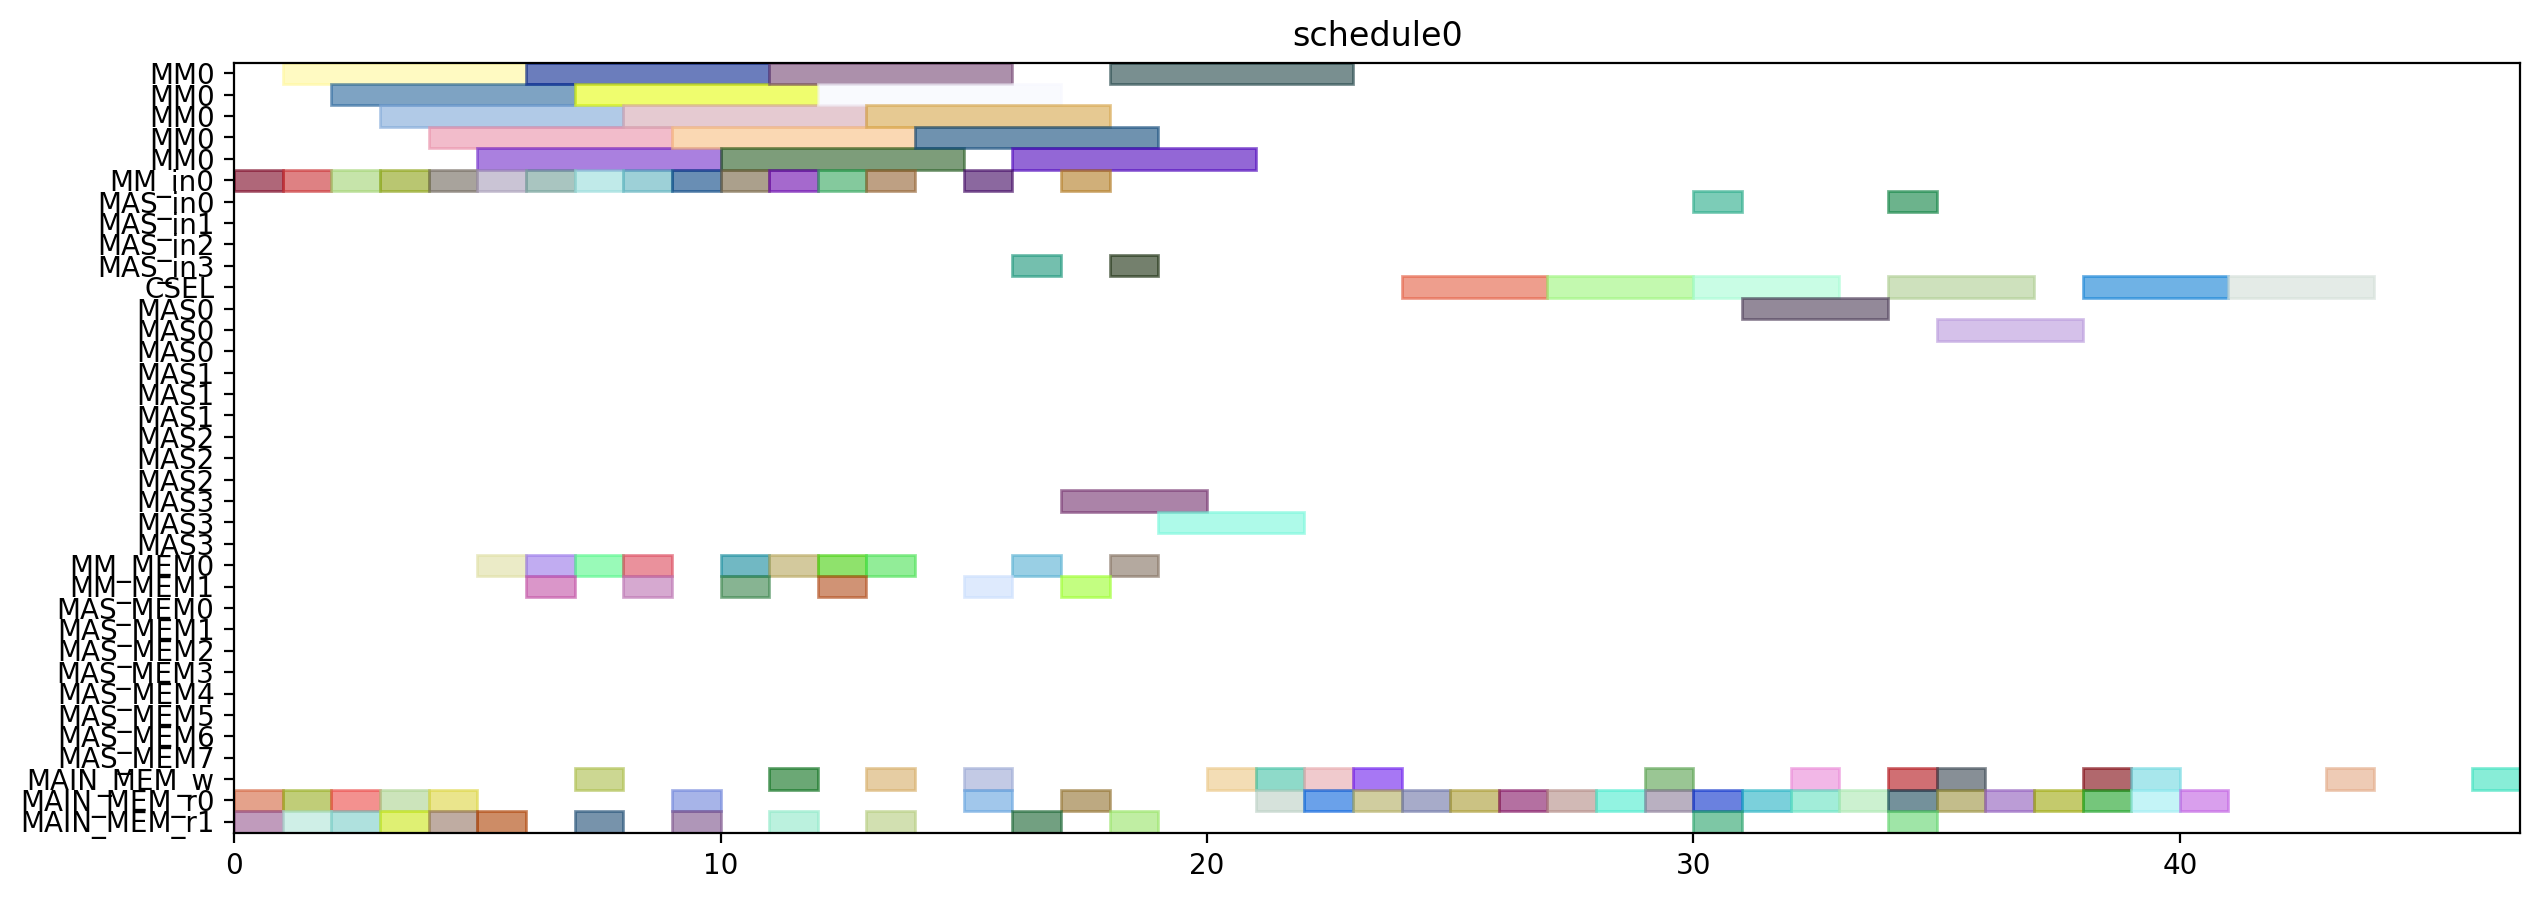

Reproduce this figure in Python.
from pyschedule import Scenario, solvers, plotters, alt


def solve():
	horizon = 120
	S = Scenario("schedule0", horizon=horizon)

	# resource
	MM = S.Resources('MM', num=1, size=5)
	MM_in = S.Resources('MM_in', num=1)
	MAS_in = S.Resources('MAS_in', num=4)
	CSEL = S.Resource('CSEL')
	MAS = S.Resources('MAS', num=4, size=3, periods=range(1, horizon))
	MM_MEM = S.Resources('MM_MEM', num=2)
	MAS_MEM = S.Resources('MAS_MEM', num=8)
	MAIN_MEM_w = S.Resource('MAIN_MEM_w', size=1)
	MAIN_MEM_r = S.Resources('MAIN_MEM_r', num=2)

	# result of previous scheduling

	# new tasks
	alpha0 = S.Task('alpha0', length=5, delay_cost=1)
	alpha0 += alt(MM)
	alpha0_in = S.Task('alpha0_in', length=1, delay_cost=1)
	alpha0_in += alt(MM_in)
	S += alpha0_in*MM_in[0]<=alpha0*MM[0]
	alpha0_mem0 = S.Task('alpha0_mem0', length=1, delay_cost=1)
	alpha0_mem0 += MAIN_MEM_r[0]
	S += alpha0_mem0 <= alpha0

	alpha0_mem1 = S.Task('alpha0_mem1', length=1, delay_cost=1)
	alpha0_mem1 += MAIN_MEM_r[1]
	S += alpha0_mem1 <= alpha0

	alpha1 = S.Task('alpha1', length=5, delay_cost=1)
	alpha1 += alt(MM)
	alpha1_in = S.Task('alpha1_in', length=1, delay_cost=1)
	alpha1_in += alt(MM_in)
	S += alpha1_in*MM_in[0]<=alpha1*MM[0]
	alpha1_mem0 = S.Task('alpha1_mem0', length=1, delay_cost=1)
	alpha1_mem0 += MAIN_MEM_r[0]
	S += alpha1_mem0 <= alpha1

	alpha1_mem1 = S.Task('alpha1_mem1', length=1, delay_cost=1)
	alpha1_mem1 += MAIN_MEM_r[1]
	S += alpha1_mem1 <= alpha1

	xit2N0 = S.Task('xit2N0', length=5, delay_cost=1)
	xit2N0 += alt(MM)
	xit2N0_in = S.Task('xit2N0_in', length=1, delay_cost=1)
	xit2N0_in += alt(MM_in)
	S += xit2N0_in*MM_in[0]<=xit2N0*MM[0]
	S += 0<xit2N0

	xit2N0_w = S.Task('xit2N0_w', length=1, delay_cost=1)
	xit2N0_w += alt(MAIN_MEM_w)
	S += xit2N0 <= xit2N0_w

	xit2N0_mem0 = S.Task('xit2N0_mem0', length=1, delay_cost=1)
	xit2N0_mem0 += MAIN_MEM_r[0]
	S += xit2N0_mem0 <= xit2N0

	xit2N0_mem1 = S.Task('xit2N0_mem1', length=1, delay_cost=1)
	xit2N0_mem1 += MAIN_MEM_r[1]
	S += xit2N0_mem1 <= xit2N0

	xit2N1 = S.Task('xit2N1', length=5, delay_cost=1)
	xit2N1 += alt(MM)
	xit2N1_in = S.Task('xit2N1_in', length=1, delay_cost=1)
	xit2N1_in += alt(MM_in)
	S += xit2N1_in*MM_in[0]<=xit2N1*MM[0]
	S += 0<xit2N1

	xit2N1_w = S.Task('xit2N1_w', length=1, delay_cost=1)
	xit2N1_w += alt(MAIN_MEM_w)
	S += xit2N1 <= xit2N1_w

	xit2N1_mem0 = S.Task('xit2N1_mem0', length=1, delay_cost=1)
	xit2N1_mem0 += MAIN_MEM_r[0]
	S += xit2N1_mem0 <= xit2N1

	xit2N1_mem1 = S.Task('xit2N1_mem1', length=1, delay_cost=1)
	xit2N1_mem1 += MAIN_MEM_r[1]
	S += xit2N1_mem1 <= xit2N1

	t30 = S.Task('t30', length=5, delay_cost=1)
	t30 += alt(MM)
	t30_in = S.Task('t30_in', length=1, delay_cost=1)
	t30_in += alt(MM_in)
	S += t30_in*MM_in[0]<=t30*MM[0]
	t30_mem0 = S.Task('t30_mem0', length=1, delay_cost=1)
	t30_mem0 += MAIN_MEM_r[0]
	S += t30_mem0 <= t30

	t30_mem1 = S.Task('t30_mem1', length=1, delay_cost=1)
	t30_mem1 += MAIN_MEM_r[1]
	S += t30_mem1 <= t30

	t31 = S.Task('t31', length=5, delay_cost=1)
	t31 += alt(MM)
	t31_in = S.Task('t31_in', length=1, delay_cost=1)
	t31_in += alt(MM_in)
	S += t31_in*MM_in[0]<=t31*MM[0]
	t31_mem0 = S.Task('t31_mem0', length=1, delay_cost=1)
	t31_mem0 += MAIN_MEM_r[0]
	S += t31_mem0 <= t31

	t31_mem1 = S.Task('t31_mem1', length=1, delay_cost=1)
	t31_mem1 += MAIN_MEM_r[1]
	S += t31_mem1 <= t31

	alphaD0 = S.Task('alphaD0', length=5, delay_cost=1)
	alphaD0 += alt(MM)
	alphaD0_in = S.Task('alphaD0_in', length=1, delay_cost=1)
	alphaD0_in += alt(MM_in)
	S += alphaD0_in*MM_in[0]<=alphaD0*MM[0]
	S += 0<alphaD0

	alphaD0_w = S.Task('alphaD0_w', length=1, delay_cost=1)
	alphaD0_w += alt(MAIN_MEM_w)
	S += alphaD0 <= alphaD0_w

	alphaD0_mem0 = S.Task('alphaD0_mem0', length=1, delay_cost=1)
	alphaD0_mem0 += alt(MM_MEM)
	S += (alpha0*MM[0])-1 < alphaD0_mem0*MM_MEM[0]
	S += alphaD0_mem0 <= alphaD0

	alphaD0_mem1 = S.Task('alphaD0_mem1', length=1, delay_cost=1)
	alphaD0_mem1 += MAIN_MEM_r[1]
	S += alphaD0_mem1 <= alphaD0

	alphaD1 = S.Task('alphaD1', length=5, delay_cost=1)
	alphaD1 += alt(MM)
	alphaD1_in = S.Task('alphaD1_in', length=1, delay_cost=1)
	alphaD1_in += alt(MM_in)
	S += alphaD1_in*MM_in[0]<=alphaD1*MM[0]
	S += 0<alphaD1

	alphaD1_w = S.Task('alphaD1_w', length=1, delay_cost=1)
	alphaD1_w += alt(MAIN_MEM_w)
	S += alphaD1 <= alphaD1_w

	alphaD1_mem0 = S.Task('alphaD1_mem0', length=1, delay_cost=1)
	alphaD1_mem0 += alt(MM_MEM)
	S += (alpha1*MM[0])-1 < alphaD1_mem0*MM_MEM[0]
	S += alphaD1_mem0 <= alphaD1

	alphaD1_mem1 = S.Task('alphaD1_mem1', length=1, delay_cost=1)
	alphaD1_mem1 += MAIN_MEM_r[1]
	S += alphaD1_mem1 <= alphaD1

	alpha20 = S.Task('alpha20', length=5, delay_cost=1)
	alpha20 += alt(MM)
	alpha20_in = S.Task('alpha20_in', length=1, delay_cost=1)
	alpha20_in += alt(MM_in)
	S += alpha20_in*MM_in[0]<=alpha20*MM[0]
	alpha20_mem0 = S.Task('alpha20_mem0', length=1, delay_cost=1)
	alpha20_mem0 += alt(MM_MEM)
	S += (alpha0*MM[0])-1 < alpha20_mem0*MM_MEM[0]
	S += alpha20_mem0 <= alpha20

	alpha20_mem1 = S.Task('alpha20_mem1', length=1, delay_cost=1)
	alpha20_mem1 += alt(MM_MEM)
	S += (alpha0*MM[0])-1 < alpha20_mem1*MM_MEM[1]
	S += alpha20_mem1 <= alpha20

	alpha21 = S.Task('alpha21', length=5, delay_cost=1)
	alpha21 += alt(MM)
	alpha21_in = S.Task('alpha21_in', length=1, delay_cost=1)
	alpha21_in += alt(MM_in)
	S += alpha21_in*MM_in[0]<=alpha21*MM[0]
	alpha21_mem0 = S.Task('alpha21_mem0', length=1, delay_cost=1)
	alpha21_mem0 += alt(MM_MEM)
	S += (alpha1*MM[0])-1 < alpha21_mem0*MM_MEM[0]
	S += alpha21_mem0 <= alpha21

	alpha21_mem1 = S.Task('alpha21_mem1', length=1, delay_cost=1)
	alpha21_mem1 += alt(MM_MEM)
	S += (alpha1*MM[0])-1 < alpha21_mem1*MM_MEM[1]
	S += alpha21_mem1 <= alpha21

	alpha2V0 = S.Task('alpha2V0', length=5, delay_cost=1)
	alpha2V0 += alt(MM)
	alpha2V0_in = S.Task('alpha2V0_in', length=1, delay_cost=1)
	alpha2V0_in += alt(MM_in)
	S += alpha2V0_in*MM_in[0]<=alpha2V0*MM[0]
	alpha2V0_mem0 = S.Task('alpha2V0_mem0', length=1, delay_cost=1)
	alpha2V0_mem0 += alt(MM_MEM)
	S += (alpha20*MM[0])-1 < alpha2V0_mem0*MM_MEM[0]
	S += alpha2V0_mem0 <= alpha2V0

	alpha2V0_mem1 = S.Task('alpha2V0_mem1', length=1, delay_cost=1)
	alpha2V0_mem1 += MAIN_MEM_r[1]
	S += alpha2V0_mem1 <= alpha2V0

	alpha2V1 = S.Task('alpha2V1', length=5, delay_cost=1)
	alpha2V1 += alt(MM)
	alpha2V1_in = S.Task('alpha2V1_in', length=1, delay_cost=1)
	alpha2V1_in += alt(MM_in)
	S += alpha2V1_in*MM_in[0]<=alpha2V1*MM[0]
	alpha2V1_mem0 = S.Task('alpha2V1_mem0', length=1, delay_cost=1)
	alpha2V1_mem0 += alt(MM_MEM)
	S += (alpha21*MM[0])-1 < alpha2V1_mem0*MM_MEM[0]
	S += alpha2V1_mem0 <= alpha2V1

	alpha2V1_mem1 = S.Task('alpha2V1_mem1', length=1, delay_cost=1)
	alpha2V1_mem1 += MAIN_MEM_r[1]
	S += alpha2V1_mem1 <= alpha2V1

	t3alphaD0 = S.Task('t3alphaD0', length=5, delay_cost=1)
	t3alphaD0 += alt(MM)
	t3alphaD0_in = S.Task('t3alphaD0_in', length=1, delay_cost=1)
	t3alphaD0_in += alt(MM_in)
	S += t3alphaD0_in*MM_in[0]<=t3alphaD0*MM[0]
	t3alphaD0_mem0 = S.Task('t3alphaD0_mem0', length=1, delay_cost=1)
	t3alphaD0_mem0 += alt(MM_MEM)
	S += (t30*MM[0])-1 < t3alphaD0_mem0*MM_MEM[0]
	S += t3alphaD0_mem0 <= t3alphaD0

	t3alphaD0_mem1 = S.Task('t3alphaD0_mem1', length=1, delay_cost=1)
	t3alphaD0_mem1 += alt(MM_MEM)
	S += (alphaD0*MM[0])-1 < t3alphaD0_mem1*MM_MEM[1]
	S += t3alphaD0_mem1 <= t3alphaD0

	t3alphaD1 = S.Task('t3alphaD1', length=5, delay_cost=1)
	t3alphaD1 += alt(MM)
	t3alphaD1_in = S.Task('t3alphaD1_in', length=1, delay_cost=1)
	t3alphaD1_in += alt(MM_in)
	S += t3alphaD1_in*MM_in[0]<=t3alphaD1*MM[0]
	t3alphaD1_mem0 = S.Task('t3alphaD1_mem0', length=1, delay_cost=1)
	t3alphaD1_mem0 += alt(MM_MEM)
	S += (t31*MM[0])-1 < t3alphaD1_mem0*MM_MEM[0]
	S += t3alphaD1_mem0 <= t3alphaD1

	t3alphaD1_mem1 = S.Task('t3alphaD1_mem1', length=1, delay_cost=1)
	t3alphaD1_mem1 += alt(MM_MEM)
	S += (alphaD1*MM[0])-1 < t3alphaD1_mem1*MM_MEM[1]
	S += t3alphaD1_mem1 <= t3alphaD1

	y20 = S.Task('y20', length=5, delay_cost=1)
	y20 += alt(MM)
	y20_in = S.Task('y20_in', length=1, delay_cost=1)
	y20_in += alt(MM_in)
	S += y20_in*MM_in[0]<=y20*MM[0]
	S += 0<y20

	y20_w = S.Task('y20_w', length=1, delay_cost=1)
	y20_w += alt(MAIN_MEM_w)
	S += y20 <= y20_w

	y20_mem0 = S.Task('y20_mem0', length=1, delay_cost=1)
	y20_mem0 += MAIN_MEM_r[0]
	S += y20_mem0 <= y20

	y20_mem1 = S.Task('y20_mem1', length=1, delay_cost=1)
	y20_mem1 += alt(MM_MEM)
	S += (t3alphaD0*MM[0])-1 < y20_mem1*MM_MEM[1]
	S += y20_mem1 <= y20

	y21 = S.Task('y21', length=5, delay_cost=1)
	y21 += alt(MM)
	y21_in = S.Task('y21_in', length=1, delay_cost=1)
	y21_in += alt(MM_in)
	S += y21_in*MM_in[0]<=y21*MM[0]
	S += 0<y21

	y21_w = S.Task('y21_w', length=1, delay_cost=1)
	y21_w += alt(MAIN_MEM_w)
	S += y21 <= y21_w

	y21_mem0 = S.Task('y21_mem0', length=1, delay_cost=1)
	y21_mem0 += MAIN_MEM_r[0]
	S += y21_mem0 <= y21

	y21_mem1 = S.Task('y21_mem1', length=1, delay_cost=1)
	y21_mem1 += alt(MM_MEM)
	S += (t3alphaD1*MM[0])-1 < y21_mem1*MM_MEM[1]
	S += y21_mem1 <= y21

	alpha2V_U0 = S.Task('alpha2V_U0', length=3, delay_cost=1)
	alpha2V_U0 += alt(MAS)
	alpha2V_U0_in = S.Task('alpha2V_U0_in', length=1, delay_cost=1)
	alpha2V_U0_in += alt(MAS_in)
	S += alpha2V_U0_in*MAS_in[0]<=alpha2V_U0*MAS[0]

	S += alpha2V_U0_in*MAS_in[1]<=alpha2V_U0*MAS[1]

	S += alpha2V_U0_in*MAS_in[2]<=alpha2V_U0*MAS[2]

	S += alpha2V_U0_in*MAS_in[3]<=alpha2V_U0*MAS[3]

	S += 0<alpha2V_U0

	alpha2V_U0_w = S.Task('alpha2V_U0_w', length=1, delay_cost=1)
	alpha2V_U0_w += alt(MAIN_MEM_w)
	S += alpha2V_U0 <= alpha2V_U0_w

	alpha2V_U0_mem0 = S.Task('alpha2V_U0_mem0', length=1, delay_cost=1)
	alpha2V_U0_mem0 += alt(MM_MEM)
	S += (alpha2V0*MM[0])-1 < alpha2V_U0_mem0*MM_MEM[0]
	S += alpha2V_U0_mem0 <= alpha2V_U0

	alpha2V_U0_mem1 = S.Task('alpha2V_U0_mem1', length=1, delay_cost=1)
	alpha2V_U0_mem1 += MAIN_MEM_r[1]
	S += alpha2V_U0_mem1 <= alpha2V_U0

	alpha2V_U1 = S.Task('alpha2V_U1', length=3, delay_cost=1)
	alpha2V_U1 += alt(MAS)
	alpha2V_U1_in = S.Task('alpha2V_U1_in', length=1, delay_cost=1)
	alpha2V_U1_in += alt(MAS_in)
	S += alpha2V_U1_in*MAS_in[0]<=alpha2V_U1*MAS[0]

	S += alpha2V_U1_in*MAS_in[1]<=alpha2V_U1*MAS[1]

	S += alpha2V_U1_in*MAS_in[2]<=alpha2V_U1*MAS[2]

	S += alpha2V_U1_in*MAS_in[3]<=alpha2V_U1*MAS[3]

	S += 0<alpha2V_U1

	alpha2V_U1_w = S.Task('alpha2V_U1_w', length=1, delay_cost=1)
	alpha2V_U1_w += alt(MAIN_MEM_w)
	S += alpha2V_U1 <= alpha2V_U1_w

	alpha2V_U1_mem0 = S.Task('alpha2V_U1_mem0', length=1, delay_cost=1)
	alpha2V_U1_mem0 += alt(MM_MEM)
	S += (alpha2V1*MM[0])-1 < alpha2V_U1_mem0*MM_MEM[0]
	S += alpha2V_U1_mem0 <= alpha2V_U1

	alpha2V_U1_mem1 = S.Task('alpha2V_U1_mem1', length=1, delay_cost=1)
	alpha2V_U1_mem1 += MAIN_MEM_r[1]
	S += alpha2V_U1_mem1 <= alpha2V_U1

	X0 = S.Task('X0', length=3, delay_cost=1)
	X0 += alt(CSEL)

	X0_w = S.Task('X0_w', length=1, delay_cost=1)
	X0_w += alt(MAIN_MEM_w)
	S += X0+2 <= X0_w

	X0_mem0 = S.Task('X0_mem0', length=1, delay_cost=1)
	X0_mem0 += MAIN_MEM_r[0]
	S += alpha2V_U0_w < X0_mem0
	S += X0_mem0+ 2 <= X0

	X0_mem1 = S.Task('X0_mem1', length=1, delay_cost=1)
	X0_mem1 += MAIN_MEM_r[0]
	S += xit2N0_w < X0_mem1
	S += X0_mem1+ 1 <= X0

	X0_mem2 = S.Task('X0_mem2', length=1, delay_cost=1)
	X0_mem2 += MAIN_MEM_r[0]
	S += X0_mem2+ 0 <= X0

	X1 = S.Task('X1', length=3, delay_cost=1)
	X1 += alt(CSEL)

	X1_w = S.Task('X1_w', length=1, delay_cost=1)
	X1_w += alt(MAIN_MEM_w)
	S += X1+2 <= X1_w

	X1_mem0 = S.Task('X1_mem0', length=1, delay_cost=1)
	X1_mem0 += MAIN_MEM_r[0]
	S += alpha2V_U1_w < X1_mem0
	S += X1_mem0+ 2 <= X1

	X1_mem1 = S.Task('X1_mem1', length=1, delay_cost=1)
	X1_mem1 += MAIN_MEM_r[0]
	S += xit2N1_w < X1_mem1
	S += X1_mem1+ 1 <= X1

	X1_mem2 = S.Task('X1_mem2', length=1, delay_cost=1)
	X1_mem2 += MAIN_MEM_r[0]
	S += X1_mem2+ 0 <= X1

	y0 = S.Task('y0', length=3, delay_cost=1)
	y0 += alt(CSEL)

	y0_w = S.Task('y0_w', length=1, delay_cost=1)
	y0_w += alt(MAIN_MEM_w)
	S += y0+2 <= y0_w

	y0_mem0 = S.Task('y0_mem0', length=1, delay_cost=1)
	y0_mem0 += MAIN_MEM_r[0]
	S += alpha2V_U0_w < y0_mem0
	S += y0_mem0+ 2 <= y0

	y0_mem1 = S.Task('y0_mem1', length=1, delay_cost=1)
	y0_mem1 += MAIN_MEM_r[0]
	S += y20_w < y0_mem1
	S += y0_mem1+ 1 <= y0

	y0_mem2 = S.Task('y0_mem2', length=1, delay_cost=1)
	y0_mem2 += MAIN_MEM_r[0]
	S += alphaD0_w < y0_mem2
	S += y0_mem2+ 0 <= y0

	y1 = S.Task('y1', length=3, delay_cost=1)
	y1 += alt(CSEL)

	y1_w = S.Task('y1_w', length=1, delay_cost=1)
	y1_w += alt(MAIN_MEM_w)
	S += y1+2 <= y1_w

	y1_mem0 = S.Task('y1_mem0', length=1, delay_cost=1)
	y1_mem0 += MAIN_MEM_r[0]
	S += alpha2V_U1_w < y1_mem0
	S += y1_mem0+ 2 <= y1

	y1_mem1 = S.Task('y1_mem1', length=1, delay_cost=1)
	y1_mem1 += MAIN_MEM_r[0]
	S += y21_w < y1_mem1
	S += y1_mem1+ 1 <= y1

	y1_mem2 = S.Task('y1_mem2', length=1, delay_cost=1)
	y1_mem2 += MAIN_MEM_r[0]
	S += alphaD1_w < y1_mem2
	S += y1_mem2+ 0 <= y1

	y_alt0 = S.Task('y_alt0', length=3, delay_cost=1)
	y_alt0 += alt(MAS)
	y_alt0_in = S.Task('y_alt0_in', length=1, delay_cost=1)
	y_alt0_in += alt(MAS_in)
	S += y_alt0_in*MAS_in[0]<=y_alt0*MAS[0]

	S += y_alt0_in*MAS_in[1]<=y_alt0*MAS[1]

	S += y_alt0_in*MAS_in[2]<=y_alt0*MAS[2]

	S += y_alt0_in*MAS_in[3]<=y_alt0*MAS[3]

	S += 0<y_alt0

	y_alt0_w = S.Task('y_alt0_w', length=1, delay_cost=1)
	y_alt0_w += alt(MAIN_MEM_w)
	S += y_alt0 <= y_alt0_w

	y_alt0_mem0 = S.Task('y_alt0_mem0', length=1, delay_cost=1)
	y_alt0_mem0 += MAIN_MEM_r[0]
	S += y_alt0_mem0 <= y_alt0

	y_alt0_mem1 = S.Task('y_alt0_mem1', length=1, delay_cost=1)
	y_alt0_mem1 += MAIN_MEM_r[1]
	S += y0_w < y_alt0_mem1
	S += y_alt0_mem1 <= y_alt0

	y_alt1 = S.Task('y_alt1', length=3, delay_cost=1)
	y_alt1 += alt(MAS)
	y_alt1_in = S.Task('y_alt1_in', length=1, delay_cost=1)
	y_alt1_in += alt(MAS_in)
	S += y_alt1_in*MAS_in[0]<=y_alt1*MAS[0]

	S += y_alt1_in*MAS_in[1]<=y_alt1*MAS[1]

	S += y_alt1_in*MAS_in[2]<=y_alt1*MAS[2]

	S += y_alt1_in*MAS_in[3]<=y_alt1*MAS[3]

	S += 0<y_alt1

	y_alt1_w = S.Task('y_alt1_w', length=1, delay_cost=1)
	y_alt1_w += alt(MAIN_MEM_w)
	S += y_alt1 <= y_alt1_w

	y_alt1_mem0 = S.Task('y_alt1_mem0', length=1, delay_cost=1)
	y_alt1_mem0 += MAIN_MEM_r[0]
	S += y_alt1_mem0 <= y_alt1

	y_alt1_mem1 = S.Task('y_alt1_mem1', length=1, delay_cost=1)
	y_alt1_mem1 += MAIN_MEM_r[1]
	S += y1_w < y_alt1_mem1
	S += y_alt1_mem1 <= y_alt1

	Y0 = S.Task('Y0', length=3, delay_cost=1)
	Y0 += alt(CSEL)

	Y0_w = S.Task('Y0_w', length=1, delay_cost=1)
	Y0_w += alt(MAIN_MEM_w)
	S += Y0+2 <= Y0_w

	Y0_mem0 = S.Task('Y0_mem0', length=1, delay_cost=1)
	Y0_mem0 += MAIN_MEM_r[0]
	S += Y0_mem0+ 2 <= Y0

	Y0_mem1 = S.Task('Y0_mem1', length=1, delay_cost=1)
	Y0_mem1 += MAIN_MEM_r[0]
	S += y0_w < Y0_mem1
	S += Y0_mem1+ 1 <= Y0

	Y0_mem2 = S.Task('Y0_mem2', length=1, delay_cost=1)
	Y0_mem2 += MAIN_MEM_r[0]
	S += y_alt0_w < Y0_mem2
	S += Y0_mem2+ 0 <= Y0

	Y1 = S.Task('Y1', length=3, delay_cost=1)
	Y1 += alt(CSEL)

	Y1_w = S.Task('Y1_w', length=1, delay_cost=1)
	Y1_w += alt(MAIN_MEM_w)
	S += Y1+2 <= Y1_w

	Y1_mem0 = S.Task('Y1_mem0', length=1, delay_cost=1)
	Y1_mem0 += MAIN_MEM_r[0]
	S += Y1_mem0+ 2 <= Y1

	Y1_mem1 = S.Task('Y1_mem1', length=1, delay_cost=1)
	Y1_mem1 += MAIN_MEM_r[0]
	S += y1_w < Y1_mem1
	S += Y1_mem1+ 1 <= Y1

	Y1_mem2 = S.Task('Y1_mem2', length=1, delay_cost=1)
	Y1_mem2 += MAIN_MEM_r[0]
	S += y_alt1_w < Y1_mem2
	S += Y1_mem2+ 0 <= Y1

	solvers.mip.solve(S,msg=1,kind='CPLEX',ratio_gap=1.01)

	solution = [['hoge']*len(S.solution()[1]) for i in range(len(S.solution()))]
	for i in range(len(S.solution())):
		for j in range(len(S.solution()[i])):
			solution[i][j]=str(S.solution()[i][j])
	print(solution)

	cycles = int(solution[-1][3])

	pic_file_name = "/home/mfukuda/ABE/multiRAM_multiMAS_16mux/scheduling_result/stage5MM1_stage3MAS4/2xSSWU_AFTER_EXP/schedule0.png"
	if(S.solution() != []):
		plotters.matplotlib.plot(S,img_filename=pic_file_name, show_task_labels=False, fig_size=(cycles*0.25+3, 5))

	return solution
